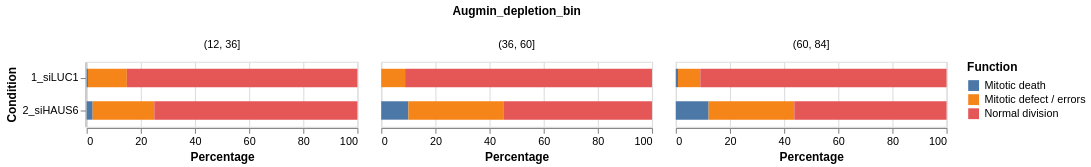

The code cell stored with this chart in its notebook:
### Code cell
# Mitotic fate / Error percentage bar charts (Figure 6C') all data pooled

df_6Clinha = pd.concat([df_augmin_all, df_ctrl_all])

# Count occurrences
counts = (
    df_6Clinha.groupby(["Condition", "Augmin_depletion_bin", "Function"])
      .size()
      .reset_index(name = "count")
)

# Convert to percentages within each Dataset/Condition/Bin
counts["percentage"] = (
    counts.groupby(["Augmin_depletion_bin"])["count"]
          .transform(lambda x: x / x.sum() * 100)
)

summary = (
    counts.groupby(["Condition", "Augmin_depletion_bin", "Function"])
          .agg(
              mean_percentage=("percentage", "mean"),
            #  sem = ("percentage", lambda x: x.std(ddof=1) / np.sqrt(len(x)))
          )
          .reset_index()
)

summary["mean_percentage_norm"] = (
    summary.groupby(["Condition", "Augmin_depletion_bin"])["mean_percentage"]
           .transform(lambda x: x / x.sum() * 100)
)

summary.to_csv(root + "/Statistics/Figure6Clinha_SourceData.csv")

# Create plots 
base = alt.Chart(summary, height = 60, width = 250)
bars = base.mark_bar(size = 17).encode(
    y = alt.Y("Condition:N", title = "Condition"),
    x = alt.X("mean_percentage_norm:Q", title = "Percentage", scale = alt.Scale(domain = [0, 100])),
    color = "Function:N"
)

chart = alt.layer(
    bars,
   # error_bars
).facet(
    column = "Augmin_depletion_bin:N"
)

chart

### Figure 1 — Vega-Lite specification as saved in the notebook (floating-point values rounded to 4 significant figures)
{"config": {"view": {"continuousWidth": 300, "continuousHeight": 300}}, "data": {"name": "data-c8ea3c93f5e2440721cb042baf7fa60d"}, "facet": {"column": {"field": "Augmin_depletion_bin", "type": "nominal"}}, "spec": {"layer": [{"mark": {"type": "bar", "size": 17}, "encoding": {"color": {"field": "Function", "type": "nominal"}, "x": {"field": "mean_percentage_norm", "scale": {"domain": [0, 100]}, "title": "Percentage", "type": "quantitative"}, "y": {"field": "Condition", "title": "Condition", "type": "nominal"}}}], "height": 60, "width": 250}, "$schema": "https://vega.github.io/schema/vega-lite/v5.20.1.json", "datasets": {"data-c8ea3c93f5e2440721cb042baf7fa60d": [{"Condition": "1_siLUC1", "Augmin_depletion_bin": "(12, 36]", "Function": "Mitotic death", "mean_percentage": 0.1931, "mean_percentage_norm": 0.495}, {"Condition": "1_siLUC1", "Augmin_depletion_bin": "(12, 36]", "Function": "Mitotic defect / errors", "mean_percentage": 5.598, "mean_percentage_norm": 14.36}, {"Condition": "1_siLUC1", "Augmin_depletion_bin": "(12, 36]", "Function": "Normal division", "mean_percentage": 33.2, "mean_percentage_norm": 85.15}, {"Condition": "1_siLUC1", "Augmin_depletion_bin": "(36, 60]", "Function": "Mitotic defect / errors", "mean_percentage": 3.509, "mean_percentage_norm": 8.824}, {"Condition": "1_siLUC1", "Augmin_depletion_bin": "(36, 60]", "Function": "Normal division", "mean_percentage": 36.26, "mean_percentage_norm": 91.18}, {"Condition": "1_siLUC1", "Augmin_depletion_bin": "(60, 84]", "Function": "Mitotic death", "mean_percentage": 0.354, "mean_percentage_norm": 0.823}, {"Condition": "1_siLUC1", "Augmin_depletion_bin": "(60, 84]", "Function": "Mitotic defect / errors", "mean_percentage": 3.54, "mean_percentage_norm": 8.23}, {"Condition": "1_siLUC1", "Augmin_depletion_bin": "(60, 84]", "Function": "Normal division", "mean_percentage": 39.12, "mean_percentage_norm": 90.95}, {"Condition": "2_siHAUS6", "Augmin_depletion_bin": "(12, 36]", "Function": "Mitotic death", "mean_percentage": 1.351, "mean_percentage_norm": 2.215}, {"Condition": "2_siHAUS6", "Augmin_depletion_bin": "(12, 36]", "Function": "Mitotic defect / errors", "mean_percentage": 13.9, "mean_percentage_norm": 22.78}, {"Condition": "2_siHAUS6", "Augmin_depletion_bin": "(12, 36]", "Function": "Normal division", "mean_percentage": 45.75, "mean_percentage_norm": 75.0}, {"Condition": "2_siHAUS6", "Augmin_depletion_bin": "(36, 60]", "Function": "Mitotic death", "mean_percentage": 6.043, "mean_percentage_norm": 10.03}, {"Condition": "2_siHAUS6", "Augmin_depletion_bin": "(36, 60]", "Function": "Mitotic defect / errors", "mean_percentage": 21.25, "mean_percentage_norm": 35.28}, {"Condition": "2_siHAUS6", "Augmin_depletion_bin": "(36, 60]", "Function": "Normal division", "mean_percentage": 32.94, "mean_percentage_norm": 54.69}, {"Condition": "2_siHAUS6", "Augmin_depletion_bin": "(60, 84]", "Function": "Mitotic death", "mean_percentage": 6.903, "mean_percentage_norm": 12.11}, {"Condition": "2_siHAUS6", "Augmin_depletion_bin": "(60, 84]", "Function": "Mitotic defect / errors", "mean_percentage": 18.05, "mean_percentage_norm": 31.68}, {"Condition": "2_siHAUS6", "Augmin_depletion_bin": "(60, 84]", "Function": "Normal division", "mean_percentage": 32.04, "mean_percentage_norm": 56.21}]}}
